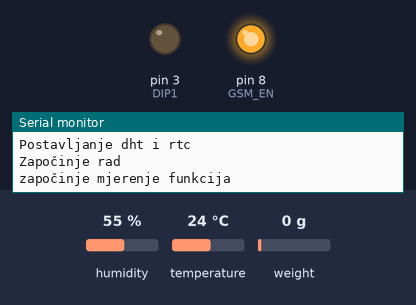
A sketch run on a simulated Arduino Uno, built with avr-gcc and run on an emulated ATmega328P. Shown: output pins drawn as LEDs (lit = HIGH), the last lines printed to the serial monitor. Inputs (shaded band) come from the test bench; at power-on: humidity 55 %, temperature 24 °C, weight on the scale 0 g. The local clock reads 2024-03-15 10:24:30 at power-on unless the sketch sets it; the modem accepts every AT command (registered, SIM ready, sends succeed) and sends nothing else; pins used as bus, display or sensor lines are not drawn.

Above: at 66.1 s.
At 87.2 s:
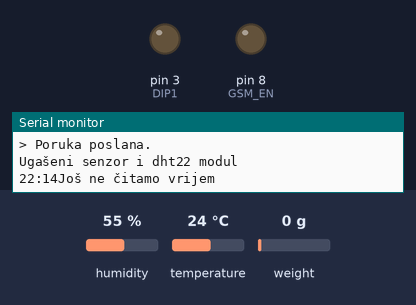
Timing chart, 0 to 88.7 s (numbered marks = the images above):
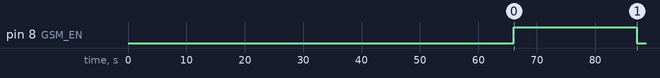

The sketch:

SMS_scale_.ino
```cpp
#include <SoftwareSerial.h>
#include <DHT.h>
#include <HX711.h>
#include <Wire.h>
#include <RTClib.h>

#define GSM_TX 9
#define GSM_RX 10
#define GSM_EN 8
SoftwareSerial simSerial(GSM_TX, GSM_RX);

#define DHT_PIN 16
#define DHT_ENABLE 17
DHT dht(DHT_PIN, DHT22);

#define LOADCELL_DOUT_PIN 6
#define LOADCELL_SCK_PIN 7
HX711 scale;

#define RTC_SQW 2
RTC_PCF8563 rtc;

#define DIP1 3

float calibration_factor=1000.00 ;
float offset=1000.00;

struct Measurement{
  int hour;
  float temperature;
  float humidity;
  float weight;
};
Measurement measurements[3];
int measurementBrojac=0;
bool messageSentThisMinute = false;

bool waitForResponse(String expectedResponse, unsigned long timeout) {
  unsigned long startTime = millis();
  String response = "";

  while (millis() - startTime < timeout) {
    if (simSerial.available()) {
      char c = simSerial.read();
      response += c;

      if (response.endsWith(expectedResponse)) {
        return true;
      }
    }
  }

  return false;
}

void setup() {
  Serial.begin(9600);
  simSerial.begin(9600);

  delay(1000);
  Serial.println("Krecemo!!");

  pinMode(DIP1, OUTPUT);
  digitalWrite(DIP1,LOW);
  Serial.println("Ugašen DIP1!!");

  pinMode(GSM_EN, OUTPUT);
  pinMode(DHT_ENABLE, OUTPUT);
  pinMode(RTC_SQW, INPUT_PULLUP);

  if (! rtc.begin()) {
    Serial.println("Ne može se inicijalizirati RTC");
    Serial.flush();
    while (1) delay(10);
  }
  delay(1000);
  Serial.println("Postavljanje dht i rtc");
  dht.begin();
  delay(1000);

  scale.begin(LOADCELL_DOUT_PIN, LOADCELL_SCK_PIN);

  rtc.adjust(DateTime(F(__DATE__), F(__TIME__)));
  delay(2000);
  Serial.println("Započinje rad");

  mjerenje();

  digitalWrite(DHT_ENABLE, LOW);
  digitalWrite(GSM_EN, LOW);
  Serial.println("Ugašeni senzor i dht22 modul");
}

void loop() {
  DateTime now=rtc.now();
  Serial.print(now.hour(), DEC);
  Serial.print(":");
  Serial.print(now.minute(), DEC);
  int currentHour=now.hour();
  int currentMinute=now.minute();
  int currentSecond=now.second();

  String provjera;
  String odgovor="+CMGS:";

  sendAtSpecificTime();
  if (currentHour == 12 && currentMinute == 50 && currentSecond==0) {
    if(!messageSentThisMinute){
      sendCollectedData();

      messageSentThisMinute=true;
      digitalWrite(DHT_ENABLE, LOW);
      digitalWrite(GSM_EN, LOW);
    }
    else{
      messageSentThisMinute=false;
    }
  }
}

void sendAtSpecificTime(){
  DateTime now=rtc.now();
  int currentHour=now.hour();
  int currentMinute=now.minute();
  Serial.println("Još ne čitamo vrijem");
  Serial.print(now.hour(), DEC);
  Serial.print(":");
  Serial.print(now.minute(), DEC);

  String provjera;
  String odgovor="+CMGS:";

  if(currentHour==12 && currentMinute==44 ||
     currentHour==12 && currentMinute==46 ||
     currentHour==12 && currentMinute==48){

    Serial.println("Isto je vrijeme zapocinjem mjerenje");
    mjerenja();

    digitalWrite(DHT_ENABLE, LOW);
    digitalWrite(GSM_EN, LOW);
    Serial.println("Ugašeni senzor i dht22 modul");

    provjera=simSerial.readString();
  }
}

void measureTemperatureAndHumidity(float &temperature, float &humidity){
  float temp;
  float hum;

  digitalWrite(DHT_ENABLE, HIGH);
  delay(15000);

  temp=dht.readTemperature();
  delay(3000);
  hum=dht.readHumidity();
  delay(3000);

  if(isnan(hum) || isnan(temp)){
    Serial.println("ne može se procitati podaci sa senzora!");
    return;
  }

  temperature=temp;
  humidity=hum;
}


void sendSMS(String message) {
  digitalWrite(GSM_EN, HIGH);
  delay(3000);

  Serial.println("Initializing...");
  delay(1000);

  simSerial.println("AT");
  delay(2000);
  updateSerial();

  simSerial.println("AT+CMGF=1");
  delay(2000);
  updateSerial();

  simSerial.println("AT+CMGS=\"+38761890378\"");
  updateSerial();

  simSerial.print(message);
  updateSerial();

  simSerial.write(26);
  delay(5000);

  Serial.println("Poruka poslana.");
}


void updateSerial() {
  delay(1000);
  while (Serial.available()) {
    simSerial.write(Serial.read());
  }delay(1000);
  while (simSerial.available()) {
    Serial.write(simSerial.read());
  }
}

void MeasurementWeight(float weight){

  int numReadings=20;
  long sum=0;
  for(int i=0;i<numReadings;i++){
    sum+=scale.read_average();
    delay(1000);
  }
  long averageReading=sum/numReadings;

  weight=(averageReading-offset)/calibration_factor;
  return weight;
}


void mjerenja(){
  DateTime now=rtc.now();
  float temperature;
  float humidity;
  float weight;
  int currentHour=now.hour();

  Serial.println("započelo je mjerenje u ciljane sate");
  measureTemperatureAndHumidity(temperature, humidity);
  MeasurementWeight(weight);

  if(measurementBrojac<3){
    measurements[measurementBrojac] = {rtc.now().hour(), temperature, humidity, weight};
    measurementBrojac++;
  }
  delay(10000);
}

String dataStorage[3];

void saveDataToMemory(String data){
    for(int i=0; i<3; i++){
      if(dataStorage[i].length()==0){
        dataStorage[i]=data;
        break;
      }
    }
}

void sendDataFromMemory(){
  for(int i=0; i<3; i++){
    if(dataStorage[i].length()>0){
      sendSMS(dataStorage[i]);
      dataStorage[i]="";
    }
  }
  digitalWrite(GSM_EN, LOW);
}

String createDataString(int hour, float temperature, float humidity, float weight){
  String data=String(hour)+"h: "+ "Temp: "+String(temperature)+" °C, " +
  "Vlaga: " + String(humidity) + "%, " +
                "Tezina: " + String(weight) + " kg";
  return data;
}

void mjerenje(){
  float temperature;
  float humidity;
  float weight;

  Serial.println("započinje mjerenje funkcija");
  measureTemperatureAndHumidity(temperature, humidity);
  MeasurementWeight(weight);

  sendSMS(message(temperature, humidity, weight));
}

String message(float temperature, float humidity, float weight){
  String message="Temp: "+String(temperature)+" °C \n Vlaga: "+String(humidity)+"% \n Tezina je: "+String(weight)+"kg \n Vaga je spremna za rad";
  return message;
}

void sendCollectedData(){
  Serial.println("započinje sendCollectData");
  delay(3000);
  String message="Dnevni izvještaj:\n";
  for(int i=0;i<measurementBrojac;i++){
    message += createDataString(measurements[i].hour, measurements[i].temperature, measurements[i].humidity, measurements[i].weight) + "\n";
  }
  delay(5000);
  sendSMS(message);
  waitForResponse("+CMGS:", 5000);
  Serial.println("završava sendCollectData");
  measurementBrojac=0;
}
```
